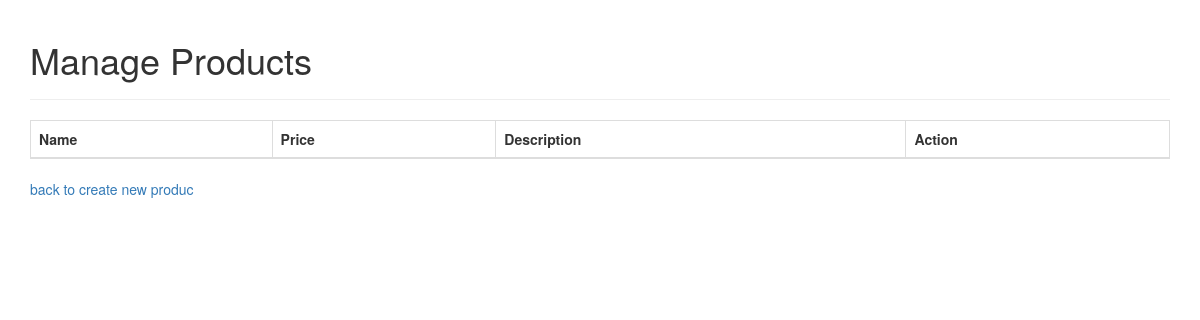
The page /products.php on the database as committed earlier.
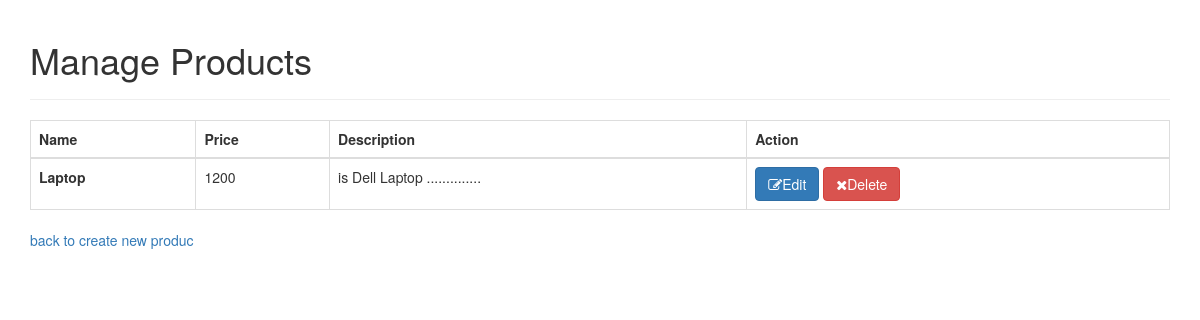
The same page on the database as committed later.
### tables this page shows
CREATE TABLE `products` (
  `id` int(11) NOT NULL,
  `name` varchar(255) NOT NULL,
  `description` text NOT NULL,
  `price` int(10) NOT NULL,
  `cat_id` int(11) NOT NULL
);

### init.php (called while the page is built, shortened)
<?php
$tpl = "include/Templetes/";
$css = "Layout/CSS/";
include $tpl . "header.php";
?>

### Classes/databaseClass.php (called while the page is built, shortened)
<?php
class databaseClass
{
    private $host = "localhost";
    private $db_name = "app";
    private $username = "root";
    private $password = "";
    public function __construct()
    {
        $this->conn = null;
        try {
            $this->conn = new PDO("mysql:host=" . $this->host . ";dbname=" . $this->db_name, $this->username, $this->password);
        } catch (PDOException $exception) {
            echo "Connection error: " . $exception->getMessage();
        }
        return $this->conn;
    }
}
?>

### Classes/productClass.php (called while the page is built, shortened)
<?php
require_once 'databaseClass.php';
class productClass extends databaseClass
{
    public function readALl()
    {
        $query = "SELECT * FROM products ";
        $stmt = $this->conn->prepare($query);
        $stmt->execute();
        $rows = $stmt->fetchAll();
        return $rows;
    }
}

### products.php (the view, shortened to what this page needs)
<?php
$page_title = "Manage Products";
include "init.php";
$products = new productClass;
?>
<?php
$do = isset($_GET['do']) ? $_GET['do'] : 'manage';
if ($do == "manage") {
    ?>
    <table class="table table-bordered">
        <thead>
        <tr>
            <th scope="col">Name</th>
            <th scope="col">Price</th>
            <th scope="col">Description</th>
            <th scope="col">Action</th>
        </tr>
        </thead>
        <tbody>
        <?php
        $rows = $products->readALl();
        foreach ($rows as $row) {
            ?>
            <tr>
                <th scope="row"><?php echo $row['name'] ?></th>
                <td><?php echo $row['price'] ?></td>
                <td><?php echo $row['description'] ?></td>
                <td>
                    <a href="products.php?do=edit&id=<?php echo $row['id'] ?>&cat_id=<?php echo $row['cat_id'] ?>">
                        <button class="btn btn-primary" name="edit"><i class="fa fa-edit"></i>Edit</button>
                    </a>
                    <form class="Delete-Form" action="<?php echo $_SERVER['PHP_SELF'] ?>" method="POST">
                        <button class="btn btn-danger" name="delete"><i class="fa fa-close"></i>Delete</button>
                    </form>
                </td>
            </tr>
            <?php
        }
        ?>
        </tbody>
    </table>
    <a href="product.php">back to create new produc</a>
    <?php
}
    ?>
<?php
include "Include/Templetes/footer.php";
?>

### Include/Templetes/header.php (shortened to what this page needs)
<!DOCTYPE html>
<html lang="en">
<head>
    <link rel="stylesheet" href="https://maxcdn.bootstrapcdn.com/bootstrap/3.3.7/css/bootstrap.min.css"/>
    <link rel="stylesheet" href="<?php echo $css; ?>bootstrap.min.css">
    <link rel="stylesheet" href="<?php echo $css; ?>font-awesome.min.css">
    <link rel="stylesheet" href="<?php echo $css; ?>backend.css">
</head>
<body>
<div class="container">
<?php
echo '<div class="page-header">';
 echo '<h1>' . $page_title . '</h1>';
echo "</div>";
?>

### Include/Templetes/footer.php (shortened to what this page needs)
</div>
</body>
</html>

### Layout/CSS/backend.css (style rules this page uses)
.table-bordered .Edit-Form, .table-bordered .Delete-Form { display: inline-block; }

Rows that differ between the two databases and show on the page:
added products: name "Laptop", price "1200", description "is Dell Laptop .............."
